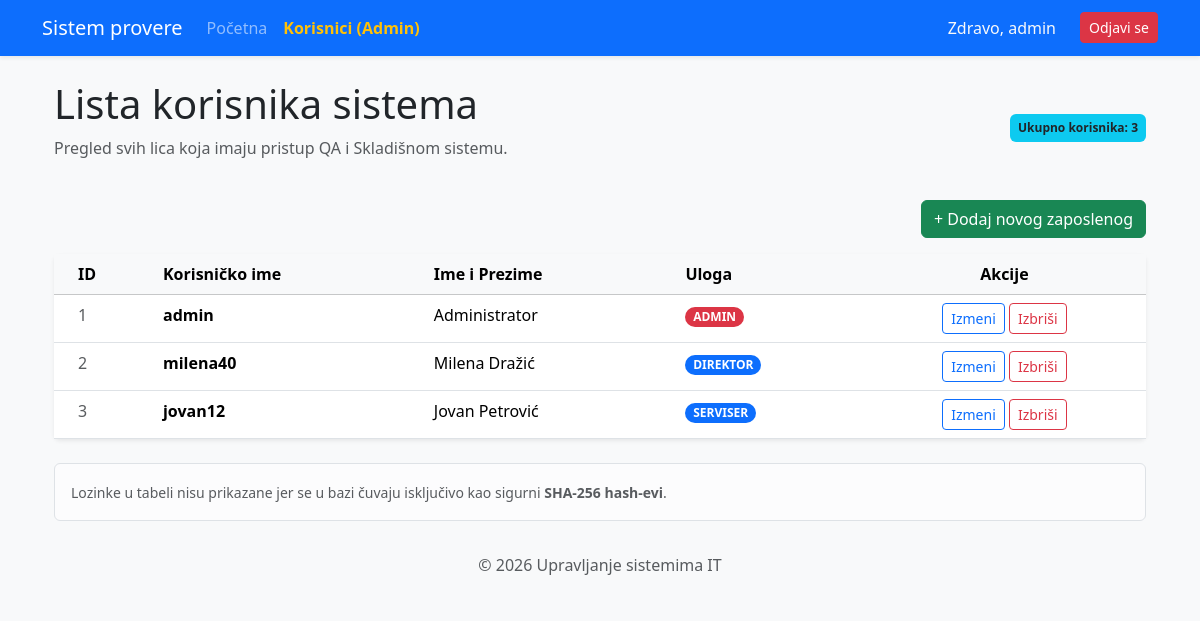
Before: /admin_panel (signed in) with the older database file.
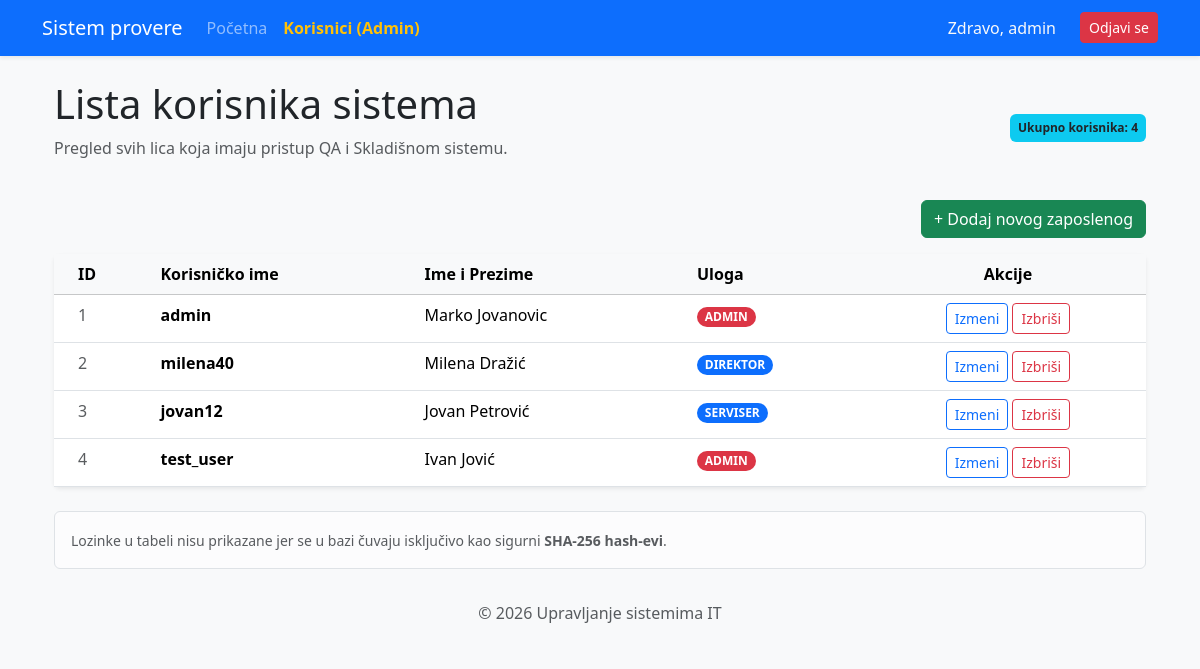
After: the same page with the newer database file.
### alchemy_classes.py (models this page shows)
class User(db.Model, UserMixin):
    __tablename__ = "user"
    id: Mapped[int] = mapped_column(Integer, primary_key=True)
    username: Mapped[str] = mapped_column(String(20), unique=True, nullable=False)
    password: Mapped[str] = mapped_column(String(100), nullable=False)
    ime_prezime: Mapped[str] = mapped_column(String(100), nullable=True)
    uloga: Mapped[str] = mapped_column(String(10), default="user")
    zaduzeni_statusi: Mapped[list["StatusResursa"]] = relationship("StatusResursa", back_populates="korisnik")

### main.py (the view)
@app.route('/admin_panel')
@login_required
def admin_panel():
    if current_user.uloga != 'admin':
        flash("Greška: Nemate administrativna ovlašćenja za pristup korisnicima!", "danger")
        return redirect(url_for('home'))
    svi_korisnici = User.query.all()
    return render_template("admin.html", korisnici=svi_korisnici, users=svi_korisnici)

### main.py (called while the page is built)
@login_manager.user_loader
def load_user(user_id):
    return db.get_or_404(User, user_id)

### templates/admin.html (shortened to what this page needs)
{% extends "base.html" %}
{% block content %}
<div class="container mt-4">
    <div class="d-flex justify-content-between align-items-center mb-4">
        <div>
            <h2 class="display-6">Lista korisnika sistema</h2>
            <p class="text-muted">Pregled svih lica koja imaju pristup QA i Skladišnom sistemu.</p>
        </div>
        <span class="badge bg-info text-dark p-2">Ukupno korisnika: {{ korisnici|length }}</span>
    </div>
    <div class="mb-3 text-end">
        <a href="{{ url_for('add_user') }}" class="btn btn-success">+ Dodaj novog zaposlenog</a>
    </div>
    <div class="card shadow-sm border-0">
        <div class="card-body p-0">
            <div class="table-responsive">
                <table class="table table-hover mb-0">
                    <thead class="table-light">
                        <tr>
                            <th class="ps-4">ID</th>
                            <th>Korisničko ime</th>
                            <th>Ime i Prezime</th>
                            <th>Uloga</th>
                            <th class="text-center">Akcije</th>
                        </tr>
                    </thead>
                    <tbody>
                        {% for k in korisnici %}
                        <tr>
                            <td class="ps-4 text-muted">{{ k.id }}</td>
                            <td><strong>{{ k.username }}</strong></td>
                            <td>{{ k.ime_prezime }}</td>
                            <td>
                                <span class="badge rounded-pill {% if k.uloga == 'admin' %}bg-danger{% else %}bg-primary{% endif %}">
                                    {{ k.uloga | upper }}
                                </span>
                            </td>
                            <td class="text-center">
                                <a href="{{ url_for('edit_user', user_id=k.id) }}" class="btn btn-sm btn-outline-primary">
                                    Izmeni
                                </a>
                                <a href="{{ url_for('delete_user', user_id=k.id) }}"
                                    class="btn btn-sm btn-outline-danger"
                                    onclick="return confirm('Da li ste sigurni da želite da obrišete korisnika {{ k.username }}?')">
                                    Izbriši
                                </a>
                            </td>
                        </tr>
                        {% endfor %}
                    </tbody>
                </table>
            </div>
        </div>
    </div>
    <div class="alert alert-light border mt-4" role="alert">
        <small class="text-muted">
             Lozinke u tabeli nisu prikazane jer se u bazi čuvaju isključivo kao sigurni <strong>SHA-256 hash-evi</strong>.
        </small>
    </div>
</div>
{% endblock %}

### templates/base.html (shortened to what this page needs)
<!DOCTYPE html>
<html lang="sr">
<head>
    {{ bootstrap.load_css() }}
</head>
<body>
    <nav class="navbar navbar-expand-lg navbar-dark bg-primary shadow-sm">
        <div class="container">
            <a class="navbar-brand" href="{{ url_for('home') }}"> Sistem provere</a>
            <div class="collapse navbar-collapse" id="navbarNav">
                <ul class="navbar-nav me-auto">
                    <li class="nav-item">
                        <a class="nav-link" href="{{ url_for('home') }}">Početna</a>
                    </li>
                    {% if current_user.is_authenticated and current_user.uloga == 'admin' %}
                    <li class="nav-item">
                        <a class="nav-link fw-bold text-warning" href="{{ url_for('admin_panel') }}"> Korisnici (Admin)</a>
                    </li>
                    {% endif %}
                </ul>
                <ul class="navbar-nav ms-auto">
                    {% if current_user.is_authenticated %}
                        <li class="nav-item">
                            <span class="nav-link text-light">Zdravo, {{ current_user.username }}</span>
                        </li>
                        <li class="nav-item">
                            <a class="btn btn-danger btn-sm ms-lg-3 mt-1" href="{{ url_for('logout') }}">Odjavi se</a>
                        </li>
                    {% else %}
                        <li class="nav-item">
                            <a class="nav-link" href="{{ url_for('login') }}">Prijava</a>
                        </li>
                    {% endif %}
                </ul>
            </div>
        </div>
    </nav>
    <div class="container">
        {% block content %}{% endblock %}
    </div>
    <footer class="footer mt-auto py-3 bg-light text-center">
        <div class="container">
            <span class="text-muted">© 2026 Upravljanje sistemima IT</span>
        </div>
    </footer>
</body>
</html>
</html>

Changed rows visible on the page:
changed User "admin": ime_prezime "Administrator" → "Marko Jovanovic"
added User: id "4", username "test_user", ime_prezime "Ivan Jović", uloga "ADMIN"
Other visible differences:
{{ korisnici|length }}: "3" → "4"
